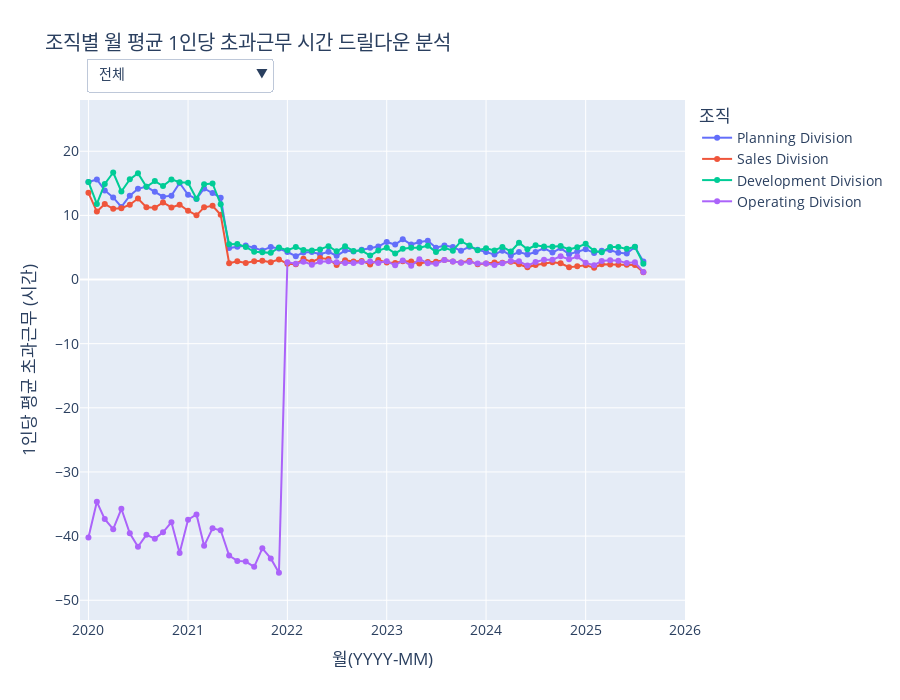

The notebook cell this image was saved under:
### Code cell
import pandas as pd
import numpy as np
import plotly.graph_objects as go
import plotly.io as pio
import plotly.express as px
import datetime

# --- 1. 데이터 임포트 ---
from services.tables.Time_Attendance.daily_working_info_table import daily_work_info_df
from services.tables.HR_Core.department_info_table import department_info_df
from services.tables.HR_Core.department_table import (
    dept_level_map, parent_map_dept, dept_name_map,
    division_order, office_order
)
from services.helpers.utils import find_parents

def create_figure():
    """
    제안 13: 조직 워라밸 변화 추이 그래프를 생성합니다.
    """
    # --- 2. 데이터 준비 및 가공 ---
    daily_work_df = daily_work_info_df.copy()
    daily_work_df['DATE'] = pd.to_datetime(daily_work_df['DATE'])
    daily_work_df['PAY_PERIOD'] = daily_work_df['DATE'].dt.strftime('%Y-%m')

    dept_info_sorted = department_info_df.sort_values(['DEP_APP_START_DATE', 'EMP_ID'])
    analysis_df = daily_work_df.sort_values(['DATE', 'EMP_ID'])
    analysis_df = pd.merge_asof(
        analysis_df, dept_info_sorted[['EMP_ID', 'DEP_APP_START_DATE', 'DEP_ID']],
        left_on='DATE', right_on='DEP_APP_START_DATE', by='EMP_ID', direction='backward'
    )
    
    parent_info = analysis_df['DEP_ID'].apply(lambda x: find_parents(x, dept_level_map, parent_map_dept, dept_name_map))
    analysis_df = pd.concat([analysis_df, parent_info], axis=1)
    analysis_df['OFFICE_NAME'] = analysis_df['OFFICE_NAME'].fillna('(Division 직속)')
    analysis_df = analysis_df.dropna(subset=['DIVISION_NAME', 'OFFICE_NAME'])

    analysis_df['DIVISION_NAME'] = pd.Categorical(analysis_df['DIVISION_NAME'], categories=division_order, ordered=True)
    analysis_df = analysis_df.sort_values('DIVISION_NAME')

    # --- 3. 계층별 데이터 집계 ---
    div_monthly_summary = analysis_df.groupby(['DIVISION_NAME', 'PAY_PERIOD'], observed=True).agg(
        TOTAL_OVERTIME_MINUTES=('OVERTIME_MINUTES', 'sum'), HEADCOUNT=('EMP_ID', 'nunique')
    ).reset_index()
    div_monthly_summary['AVG_OVERTIME_PER_PERSON'] = (div_monthly_summary['TOTAL_OVERTIME_MINUTES'] / div_monthly_summary['HEADCOUNT']) / 60

    office_monthly_summary = analysis_df.groupby(['DIVISION_NAME', 'OFFICE_NAME', 'PAY_PERIOD'], observed=True).agg(
        TOTAL_OVERTIME_MINUTES=('OVERTIME_MINUTES', 'sum'), HEADCOUNT=('EMP_ID', 'nunique')
    ).reset_index()
    office_monthly_summary['AVG_OVERTIME_PER_PERSON'] = (office_monthly_summary['TOTAL_OVERTIME_MINUTES'] / office_monthly_summary['HEADCOUNT']) / 60

    # y축 범위 미리 계산
    all_overtime_values = pd.concat([div_monthly_summary['AVG_OVERTIME_PER_PERSON'], office_monthly_summary['AVG_OVERTIME_PER_PERSON']])
    y_min, y_max = all_overtime_values.min(), all_overtime_values.max()
    y_padding = (y_max - y_min) * 0.1
    fixed_y_range = [y_min - y_padding, y_max + y_padding]

    # --- 4. Plotly 인터랙티브 그래프 생성 ---
    fig = go.Figure()
    colors = px.colors.qualitative.Plotly

    # 1. Division 레벨 트레이스 추가
    for i, div_name in enumerate(division_order):
        df_filtered = div_monthly_summary[div_monthly_summary['DIVISION_NAME'] == div_name]
        if not df_filtered.empty:
            fig.add_trace(go.Scatter(
                x=df_filtered['PAY_PERIOD'], y=df_filtered['AVG_OVERTIME_PER_PERSON'],
                mode='lines+markers', name=div_name, line=dict(color=colors[i])
            ))

    # 2. Office 레벨 트레이스 추가
    office_traces_map = {}
    trace_idx_counter = len(fig.data)
    for div_name in division_order:
        office_df = office_monthly_summary[office_monthly_summary['DIVISION_NAME'] == div_name]
        sorted_offices = [o for o in office_order if o in office_df['OFFICE_NAME'].unique()]
        office_traces_map[div_name] = []
        for j, office_name in enumerate(sorted_offices):
            df_filtered = office_df[office_df['OFFICE_NAME'] == office_name]
            if not df_filtered.empty:
                fig.add_trace(go.Scatter(
                    x=df_filtered['PAY_PERIOD'], y=df_filtered['AVG_OVERTIME_PER_PERSON'],
                    mode='lines+markers', name=office_name, visible=False,
                    line=dict(color=colors[j % len(colors)]),
                    showlegend=False
                ))
                office_traces_map[div_name].append(trace_idx_counter)
                trace_idx_counter += 1

    # 3. 드롭다운 메뉴 버튼 생성
    buttons = []
    num_div_traces = len(division_order)
    buttons.append(dict(label='전체', method='update',
                        args=[{'visible': [True]*num_div_traces + [False]*(len(fig.data) - num_div_traces)},
                              {'title': '전체 Division별 월 평균 초과근무 시간 추이', 'showlegend': True}]))
    for div_name in division_order:
        visibility_mask = [False] * len(fig.data)
        for trace_idx in office_traces_map.get(div_name, []):
            visibility_mask[trace_idx] = True
        buttons.append(dict(label=f'{div_name}', method='update',
                            args=[{'visible': visibility_mask},
                                  {'title': f'{div_name} 내 Office별 월 평균 초과근무 시간 추이', 'showlegend': False}]))

    # --- 4. 레이아웃 업데이트 ---
    fig.update_layout(
        updatemenus=[dict(
            active=0, buttons=buttons, direction="down",
            pad={"r": 10, "t": 10}, showactive=True,
            x=0.01, xanchor="left", y=1.1, yanchor="top"
        )],
        title_text='조직별 월 평균 1인당 초과근무 시간 드릴다운 분석',
        xaxis_title='월(YYYY-MM)', yaxis_title='1인당 평균 초과근무 (시간)',
        font_size=14, height=700,
        legend_title_text='조직',
        annotations=[dict(text="조직 선택:", showarrow=False, x=0, y=1.08, yref="paper", align="left")],
        xaxis_range=['2019-12', '2026-01'],
        yaxis_range=fixed_y_range
    )
    
    return fig



    pio.renderers.default = 'vscode'
    fig = create_figure()
    fig.show()
